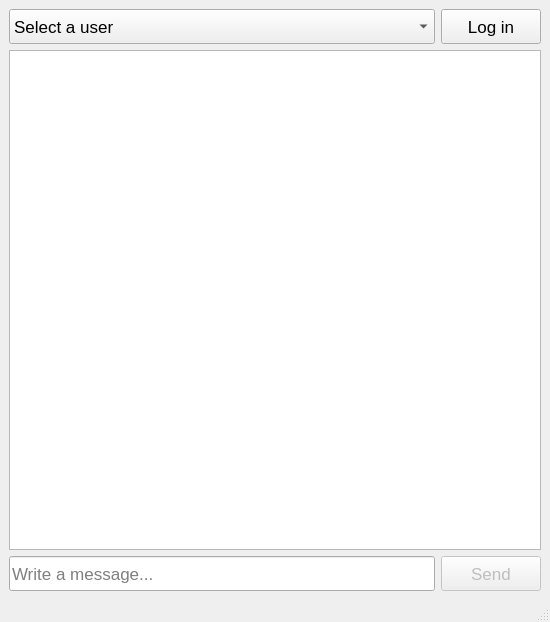
<?xml version="1.0" encoding="UTF-8"?>
<ui version="4.0">
 <class>MainWindow</class>
 <widget class="QMainWindow" name="MainWindow">
  <property name="geometry">
   <rect>
    <x>0</x>
    <y>0</y>
    <width>550</width>
    <height>622</height>
   </rect>
  </property>
  <property name="windowTitle">
   <string>MainWindow</string>
  </property>
  <widget class="QWidget" name="centralwidget">
   <layout class="QGridLayout" name="gridLayout">
    <item row="0" column="1">
     <widget class="QPushButton" name="loginButton">
      <property name="enabled">
       <bool>true</bool>
      </property>
      <property name="sizePolicy">
       <sizepolicy hsizetype="Minimum" vsizetype="Maximum">
        <horstretch>0</horstretch>
        <verstretch>0</verstretch>
       </sizepolicy>
      </property>
      <property name="minimumSize">
       <size>
        <width>100</width>
        <height>35</height>
       </size>
      </property>
      <property name="font">
       <font>
        <pointsize>13</pointsize>
       </font>
      </property>
      <property name="cursor">
       <cursorShape>PointingHandCursor</cursorShape>
      </property>
      <property name="text">
       <string>Log in</string>
      </property>
     </widget>
    </item>
    <item row="1" column="0" colspan="2">
     <widget class="QListView" name="chatView"/>
    </item>
    <item row="2" column="0">
     <widget class="QLineEdit" name="messageEdit">
      <property name="minimumSize">
       <size>
        <width>200</width>
        <height>35</height>
       </size>
      </property>
      <property name="font">
       <font>
        <pointsize>13</pointsize>
       </font>
      </property>
      <property name="placeholderText">
       <string>Write a message...</string>
      </property>
     </widget>
    </item>
    <item row="2" column="1">
     <widget class="QPushButton" name="sendButton">
      <property name="enabled">
       <bool>false</bool>
      </property>
      <property name="sizePolicy">
       <sizepolicy hsizetype="Minimum" vsizetype="Fixed">
        <horstretch>0</horstretch>
        <verstretch>0</verstretch>
       </sizepolicy>
      </property>
      <property name="minimumSize">
       <size>
        <width>100</width>
        <height>35</height>
       </size>
      </property>
      <property name="font">
       <font>
        <pointsize>13</pointsize>
       </font>
      </property>
      <property name="cursor">
       <cursorShape>PointingHandCursor</cursorShape>
      </property>
      <property name="text">
       <string>Send</string>
      </property>
     </widget>
    </item>
    <item row="0" column="0">
     <widget class="QComboBox" name="usersBox">
      <property name="minimumSize">
       <size>
        <width>0</width>
        <height>35</height>
       </size>
      </property>
      <property name="font">
       <font>
        <pointsize>13</pointsize>
       </font>
      </property>
      <item>
       <property name="text">
        <string>Select a user</string>
       </property>
      </item>
     </widget>
    </item>
   </layout>
  </widget>
  <widget class="QMenuBar" name="menubar">
   <property name="geometry">
    <rect>
     <x>0</x>
     <y>0</y>
     <width>550</width>
     <height>21</height>
    </rect>
   </property>
  </widget>
  <widget class="QStatusBar" name="statusbar"/>
 </widget>
 <resources/>
 <connections/>
</ui>
